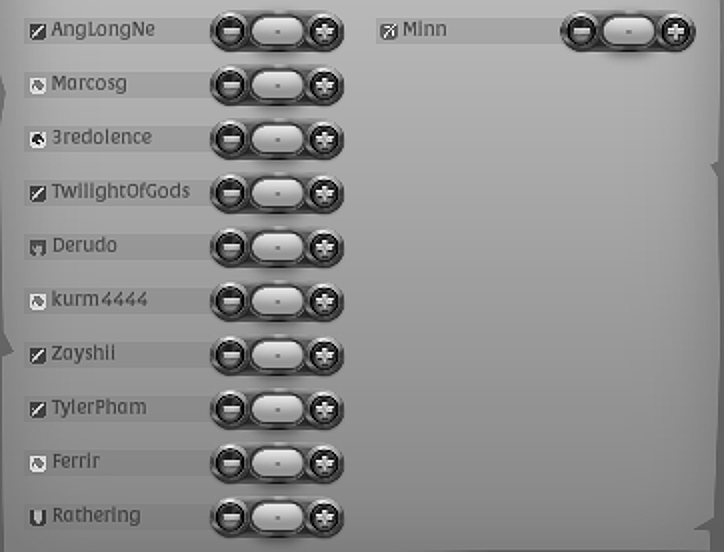
#> input picture attendance-bot-for-griffin-empire/debug_ocr_versions/image - Copy.png_v1.png, 724 x 552 px; its folder holds only this picture in this run
$ python -i ocr_utils.py   (imports and definitions only)
#> lines starting #> are read from the running program, lines starting #| are printed output that depends on the picture; after the words box and inside, x2 and y2 are one past the last pixel; in counts of white or black regions, pixels touching at a corner belong together
#> further down, picture is the input picture: PIL image 724x552 L; min 0, max 255, mean 145.8
# ----- ----- ----- -----
# ocr_utils.py
# For Albion Online "Griffin Empire" Guild only
# Do not distribute or modify
# Author: DragonTaki (https://github.com/DragonTaki)
# Create Date: 2025/04/18
# Update Date: 2025/04/18
# Version: v1.0
# ----- ----- ----- -----

import os
import numpy as np

import cv2
import pytesseract
import shutil
from PIL import Image

from .config import CacheType
from .cache import load_from_cache
from .logger import log
from .fetch_guild_members import fetch_guild_members

# Constants
DEBUG_FOLDER = "debug_ocr_versions"
WORDLIST_TEMP_FILE = "temp_wordlist.txt"

IMAGE_SIZE_LIMITS = {
    "min_width": 40,
    "max_width": 400,
    "min_height": 15,
    "max_height": 60,
    "min_aspect_ratio": 0.5,
    "max_aspect_ratio": 5.0
}
LEFT_COLUMN_MAX_X = 500
V4_EDGE_THRESHOLD = 100
NAME_REGION_Y_MIN = 50
NAME_REGION_Y_MAX = 700

VERTICAL_DENSITY_THRESHOLD_MIN = 0.03
VERTICAL_DENSITY_THRESHOLD_MAX = 0.55

# Tesseract setup
TESSERACT_DIR = os.path.join(os.path.dirname(__file__), "..", "third-party", "tesseract")
TESSERACT_EXEC = os.path.join(TESSERACT_DIR, "tesseract.exe")
TESSDATA_DIR = os.path.join(TESSERACT_DIR, "tessdata")
pytesseract.pytesseract.tesseract_cmd = TESSERACT_EXEC
os.environ["TESSDATA_PREFIX"] = TESSDATA_DIR


def pil_to_cv(image: Image.Image):
    return cv2.cvtColor(np.array(image), cv2.COLOR_RGB2BGR)

def cv_to_pil(image_cv):
    return Image.fromarray(cv2.cvtColor(image_cv, cv2.COLOR_BGR2RGB))

def detect_columns_and_split(name_regions, image_width):
    midpoint = image_width // 2
    left_column = []
    right_column = []

    for region in name_regions:
        x, y, w, h = region
        if x + w // 2 < midpoint:
            left_column.append(region)
        else:
            right_column.append(region)

    left_column.sort(key=lambda r: r[1])
    right_column.sort(key=lambda r: r[1])
    return left_column + right_column

def is_valid_name_box(gray_img, x, y, w, h):
    if not (NAME_REGION_Y_MIN <= y <= NAME_REGION_Y_MAX):
        return False

    cropped = gray_img[y:y + h, x:x + w]
    nonzero_ratio = np.count_nonzero(cropped) / (w * h)
    if not (VERTICAL_DENSITY_THRESHOLD_MIN < nonzero_ratio < VERTICAL_DENSITY_THRESHOLD_MAX):
        return False

    return True

def extract_name_regions_with_opencv(image: Image.Image):
    img_cv = pil_to_cv(image)
    gray = cv2.cvtColor(img_cv, cv2.COLOR_BGR2GRAY)

    thresh = cv2.adaptiveThreshold(
        gray, 255, cv2.ADAPTIVE_THRESH_MEAN_C,
        cv2.THRESH_BINARY_INV, 15, 8
    )
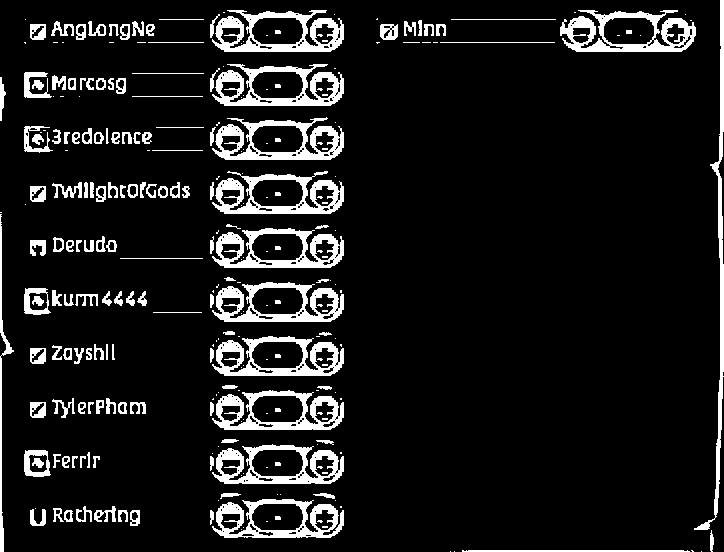
#> thresh: shape (552, 724); 10.5% white; 273 white regions (120 under 20 px)

    contours, _ = cv2.findContours(thresh, cv2.RETR_EXTERNAL, cv2.CHAIN_APPROX_SIMPLE)
#> contours = 228 contours, 109 with area under 20; largest, box (x1, y1, x2, y2) and area: (560, 10, 696, 52) 4014, (212, 10, 344, 52) 4000, (212, 64, 344, 106) 3972, (212, 117, 344, 160) 3950, (212, 171, 344, 214) 3936

    raw_regions = []
    img_width, img_height = image.size
#> img_width = 724; img_height = 552

    for contour in contours:
        x, y, w, h = cv2.boundingRect(contour)

        if not (IMAGE_SIZE_LIMITS["min_width"] < w < IMAGE_SIZE_LIMITS["max_width"]
                and IMAGE_SIZE_LIMITS["min_height"] < h < IMAGE_SIZE_LIMITS["max_height"]):
            continue

        aspect_ratio = w / h
        if not (IMAGE_SIZE_LIMITS["min_aspect_ratio"] <= aspect_ratio <= IMAGE_SIZE_LIMITS["max_aspect_ratio"]):
            continue

        if x + w > img_width or y + h > img_height:
            continue

        if not is_valid_name_box(gray, x, y, w, h):
            continue

        raw_regions.append((x, y, w, h))
#> this loop made 228 passes
#> (x, y, w, h) on passes 1 to 3: (701, 551, 1, 1), (454, 551, 1, 1), (450, 551, 1, 1)
#> after the loop, raw_regions = []

    sorted_regions = detect_columns_and_split(raw_regions, img_width)
#> sorted_regions = []

    return [image.crop((x, y, x + w, y + h)) for (x, y, w, h) in sorted_regions]

# [28 lines left out: functions save_debug_name_regions, get_valid_player_list, create_word_list_file, not called in this run]


def perform_ocr_on_versions(name_images, whitelist_path):
    config = f'--psm 7 --user-words {whitelist_path}'
    return [pytesseract.image_to_string(img, config=config).strip() for img in name_images if img]


def match_player_names(recognized_names, player_list, version_label):
    return [(name, version_label) for name in recognized_names if name in player_list]

# Cleanup all debug images
# [46 lines left out: functions delete_debug_images, preprocess_all_versions, not called in this run]

>>> from PIL import Image
>>> picture = Image.open('../debug_ocr_versions/image - Copy.png_v1.png')
>>> result = extract_name_regions_with_opencv(picture)
#> result = []
